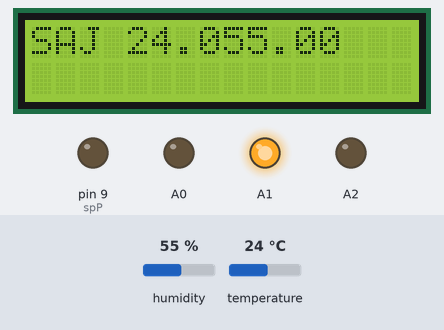
A sketch run on a simulated Arduino Uno, built with avr-gcc and run on an emulated ATmega328P. Shown: 16×2 character LCD, output pins drawn as LEDs (lit = HIGH). Wiring (inferred from the names in the program): DHT11 sensor: data pin 6. The inputs (shaded band) are chosen by the test bench; at power-on: temperature 24 °C, humidity 55 %. What the sketch prints to the serial monitor is not drawn.

Above: at 2.9 s.
3.0 s: temperature set to 22 °C
At 9.8 s:
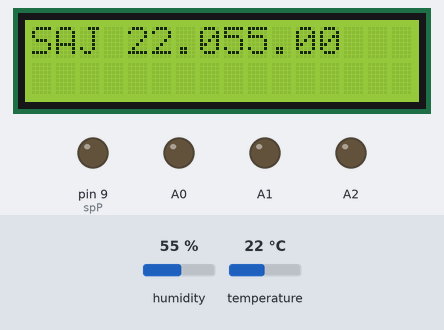
10.1 s: temperature set to 19 °C
At 11.6 s:
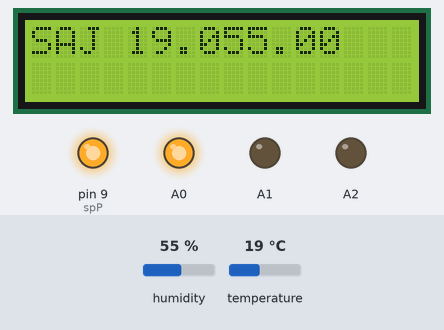
18.7 s: temperature set to 28 °C
At 24.3 s:
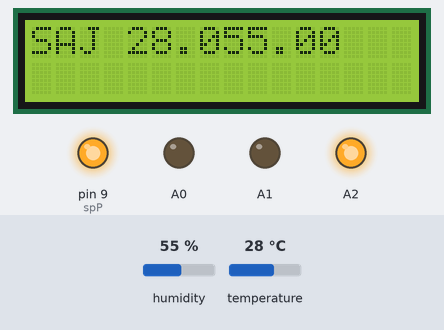
29.2 s: humidity set to 22 %
At 33.2 s:
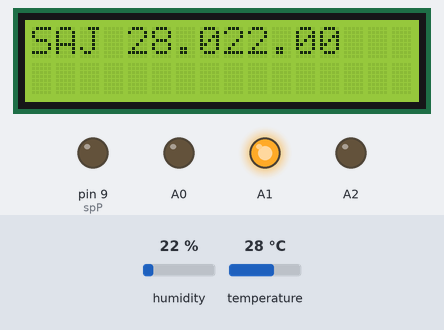
35.6 s: humidity set to 40 %
At 38.4 s:
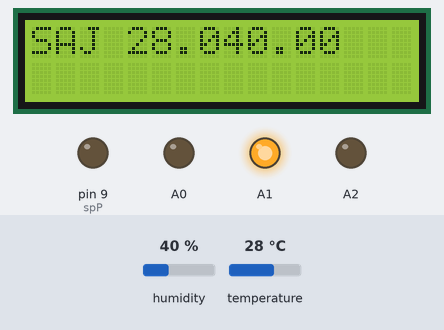
Timing chart, 0 to 41.9 s (numbered marks = the images above; inputs shaded):
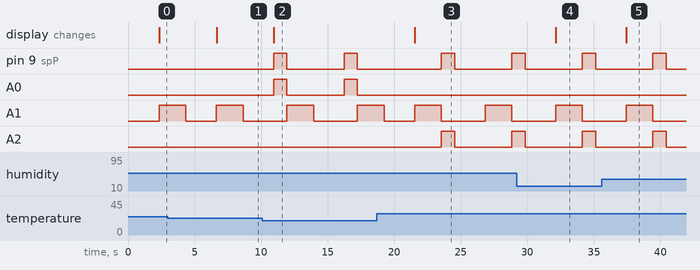

The sketch:

humditititititititititititititititityWITHMORE.ino
```cpp
#include <DHT.h>
#include <DHT_U.h>
#include <Adafruit_Sensor.h>
#include <LiquidCrystal.h>

const int rs = 12, en=11, d4=5, d5=4, d6=3, d7=2;
LiquidCrystal lcd(rs, en, d4, d5, d6, d7);

int spP = 9;
int len = 1;
#define DHTPIN 6
#define DHTTYPE DHT11
#define COLD A0
#define PERF A1
#define HOT A2
DHT dht(DHTPIN, DHTTYPE);

void setup() {
  // put your setup code here, to run once:
  Serial.begin(9600);
  Serial.println("Tis a test");
  dht.begin();
  lcd.begin(16, 2);
  lcd.print("SAJ");
}

void loop() {
  //digitalWrite(spP, HIGH);
  // put your main code here, to run repeatedly:
  pinMode(spP, OUTPUT);
  pinMode(A0, OUTPUT);
  pinMode(A1, OUTPUT);
  pinMode(A2, OUTPUT);
  delay(2000);

  float h = dht.readHumidity();
  float t = dht. readTemperature();
  float f = dht.readTemperature(true);

  if (isnan(h) || isnan(t) || isnan(f)) {
    Serial.println("Error! NaN!");
    return;
    }
   Serial.print("Humidity: ");
   Serial.print(h);
   Serial.print(" %\t ");
   Serial.print("Temperature: ");
   Serial.print(t);
   Serial.print(" *C");

   if (t <=20) {
    Serial.println("It's Coooooooooooooooooooooooooooold!!!!");
    digitalWrite(A0, HIGH);
    digitalWrite(spP, HIGH);
    //Turns on
    lcd.setCursor(4, 0);
   lcd.print(t);
   lcd.setCursor(8, 0);
   lcd.print(h);
    delay(1000);
    digitalWrite(spP, LOW);
    digitalWrite(A0, LOW);
    //Turns off
    }

    if (20 < t <27) {
      Serial.println(" It's Gooooooooooooooooooooooooooood!!!!");
      digitalWrite(A1, HIGH);
      //Turns on
      lcd.setCursor(4, 0);
      lcd.print(t);
      lcd.setCursor(8, 0);
   lcd.print(h);
      delay(2000);
      digitalWrite(A1, LOW);
      }

      if (t >= 27) {
        Serial.println("It's Hoooooooooooooooooooooooooooot!!!!");
        digitalWrite(A2, HIGH);
        digitalWrite(spP, HIGH);
        lcd.setCursor(4, 0);
   lcd.print(t);
   lcd.setCursor(8, 0);
   lcd.print(h);
        delay(1000);
        digitalWrite(spP, LOW);
        digitalWrite(A2, LOW);
        }

   Serial.print(" %\t ");

}
```

Measured:
- the behaviour switches between 21 and 20 °C on temperature (found by bisection; images 1 and 2)
- after the input at 3.0 s, the display: changes after 3.7 s (image 1)
- after the input at 10.1 s, pin 9 (spP), A0: alternates HIGH for 1.0 s and LOW for 4.3 s, starting after 0.84 s; the display: changes after 0.85 s (image 2)
- after the input at 18.7 s, A0: stops changing and stays LOW; A2: LOW → HIGH after 4.8 s, → LOW 1.0 s later, → HIGH 4.3 s later; the display: changes after 2.8 s (image 3)
- after the input at 29.2 s, the display: changes after 2.9 s (image 4)
- after the input at 35.6 s, the display: changes after 1.8 s (image 5)
